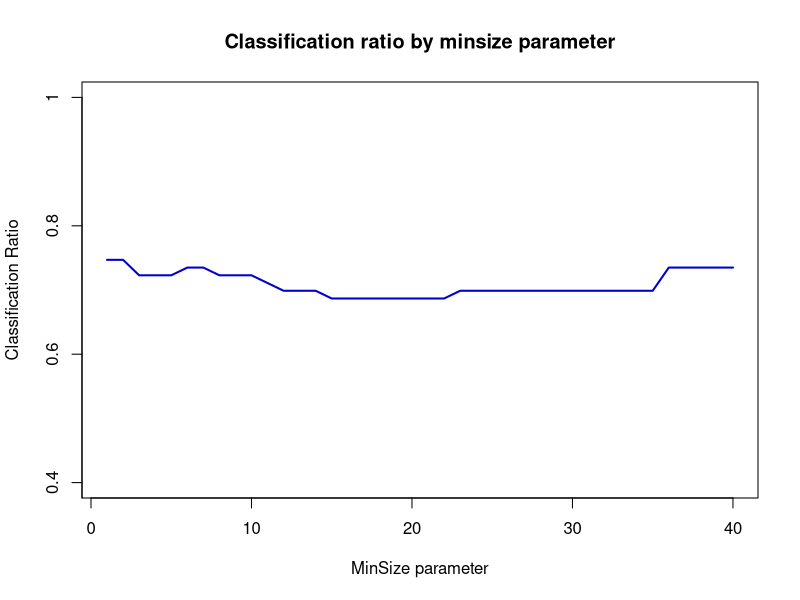

This chart was generated by the following R code:

# clear variables and close windows
rm(list = ls(all = TRUE))
graphics.off()

x = c(1, 2, 3, 4, 5, 6, 7, 8, 9, 10, 11, 12, 13, 14, 15, 16, 17, 18, 19, 20, 21, 
    22, 23, 24, 25, 26, 27, 28, 29, 30, 31, 32, 33, 34, 35, 36, 37, 38, 39, 40)
y = c(62, 62, 60, 60, 60, 61, 61, 60, 60, 60, 59, 58, 58, 58, 57, 57, 57, 57, 57, 
    57, 57, 57, 58, 58, 58, 58, 58, 58, 58, 58, 58, 58, 58, 58, 58, 61, 61, 61, 61, 
    61)
p = y / 83

# plot
plot(p, type = "l", ylim = c(0.4, 1), axes = FALSE, frame = TRUE, ylab = "Classification Ratio", 
    xlab = "MinSize parameter", col = "blue3", lwd = 2)
axis(side = 1, at = seq(0, 40, 10), labels = seq(0, 40, 10))
axis(side = 2, at = seq(0, 1, 0.2), labels = seq(0, 1, 0.2))
title("Classification ratio by minsize parameter")
